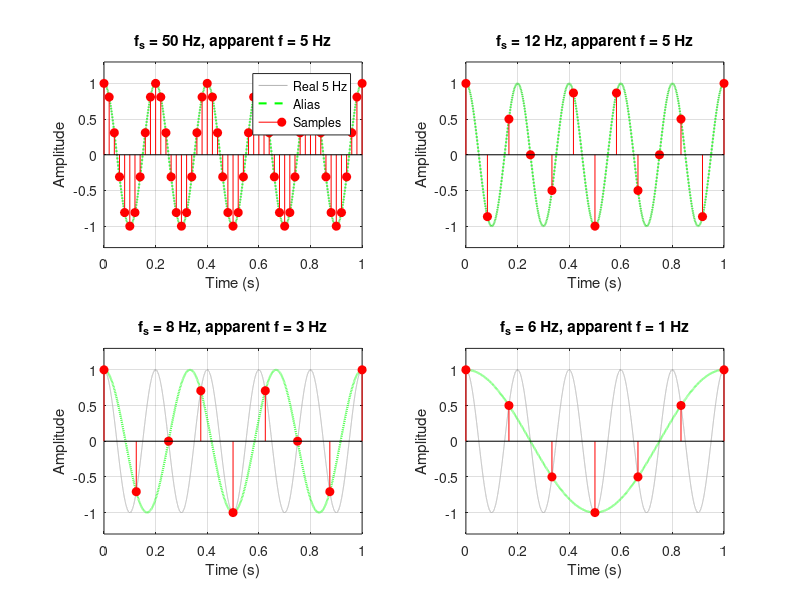

The MATLAB source for this figure: (Note: this script raises an error after producing the figure.)
% =========================================================
% Problem 5: Aliasing Demonstration
% Part A: one sinusoid sampled at different frequencies,
%         with the alias sinusoid drawn through the samples.
% Part B: two different sinusoids that give identical samples.
% =========================================================

clc;          % Clear the Command Window
clear;        % Remove all variables from the Workspace
close all;    % Close all open figures

%% ---------- Part A: one signal, several sampling frequencies ----------
f = 5;                          % Real signal frequency in Hz
t = 0:0.0001:1;                 % Fine time grid (imitates an analog signal)
x = cos(2*pi*f*t);              % Analog cosine

fs_list = [50 12 8 6];          % Sampling frequencies to test (Hz)

figure('Name', 'Problem 5A: Aliasing at Different Sampling Rates');
disp('--- Part A ---');
disp(['Real signal frequency = ', num2str(f), ' Hz, Nyquist rate = ', num2str(2*f), ' Hz']);

for k = 1:length(fs_list)
    fs = fs_list(k);                          % Current sampling frequency
    ts = 0:1/fs:1;                            % Sampling instants
    xs = cos(2*pi*f*ts);                      % Sample values

    f_alias = abs(f - fs*round(f/fs));        % Apparent (alias) frequency
    x_alias = cos(2*pi*f_alias*t);            % Sinusoid the samples look like

    if fs > 2*f
        status = 'No aliasing';
    else
        status = 'Aliasing';
    end

    subplot(2,2,k);
    plot(t, x, 'Color', [0.7 0.7 0.7]);           % Real 5 Hz signal (background)
    hold on;
    plot(t, x_alias, 'g--', 'LineWidth', 1.5);    % Alias sinusoid
    stem(ts, xs, 'r', 'MarkerFaceColor', 'r');    % Samples
    hold off;
    title(['f_s = ', num2str(fs), ' Hz, apparent f = ', num2str(f_alias), ' Hz']);
    xlabel('Time (s)'); ylabel('Amplitude'); ylim([-1.3 1.3]); grid on;

    if k == 1
        legend('Real 5 Hz', 'Alias', 'Samples', 'Location', 'best');
    end

    disp(['fs = ', num2str(fs), ' Hz -> appears as ', num2str(f_alias), ' Hz -> ', status]);
end

sgtitle(['Part A: Real signal is a ', num2str(f), ' Hz cosine']);

%% ---------- Part B: two different signals, identical samples ----------
fs2 = 10;                       % Sampling frequency (Hz)
f1  = 1;                        % Low-frequency signal (Hz)
f2  = 9;                        % High-frequency signal (Hz), f2 = fs2 - f1

t2  = 0:0.0001:2;               % Fine time grid for 2 seconds
ts2 = 0:1/fs2:2;                % Sampling instants

x1  = cos(2*pi*f1*t2);          % Analog 1 Hz signal
x2  = cos(2*pi*f2*t2);          % Analog 9 Hz signal
xs1 = cos(2*pi*f1*ts2);         % Samples of the 1 Hz signal
xs2 = cos(2*pi*f2*ts2);         % Samples of the 9 Hz signal

figure('Name', 'Problem 5B: Two Signals, Same Samples');
plot(t2, x2, 'Color', [0.7 0.7 0.7]);         % 9 Hz signal (background)
hold on;
plot(t2, x1, 'b', 'LineWidth', 1.5);          % 1 Hz signal
stem(ts2, xs2, 'r', 'MarkerFaceColor', 'r');  % Samples of the 9 Hz signal
hold off;
title(['Part B: ', num2str(f1), ' Hz and ', num2str(f2), ' Hz sampled at ', num2str(fs2), ' Hz']);
xlabel('Time (s)'); ylabel('Amplitude'); ylim([-1.3 1.3]); grid on;
legend('9 Hz signal', '1 Hz signal', 'Samples', 'Location', 'best');

disp(' ');
disp('--- Part B ---');
disp('First 5 samples of the 1 Hz signal:'); disp(xs1(1:5));
disp('First 5 samples of the 9 Hz signal:'); disp(xs2(1:5));
disp(['Largest difference between the two sample sets = ', num2str(max(abs(xs1 - xs2)))]);
